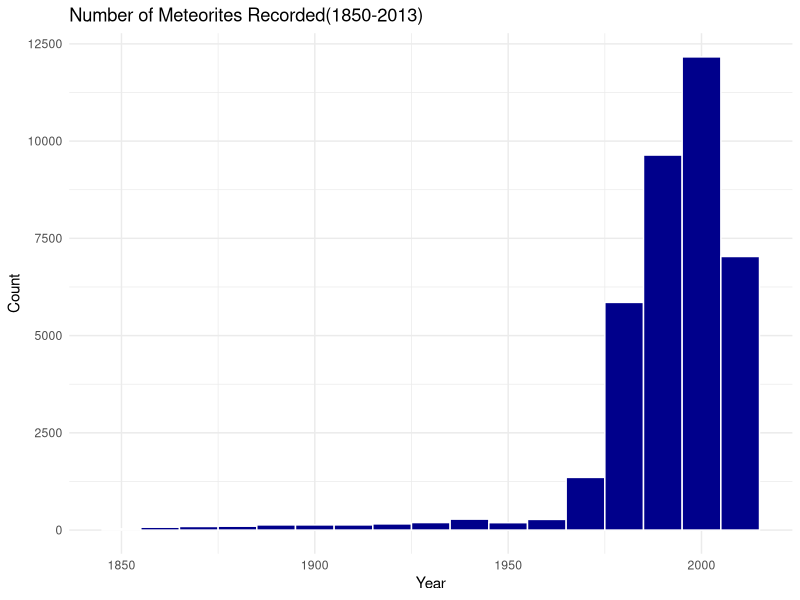
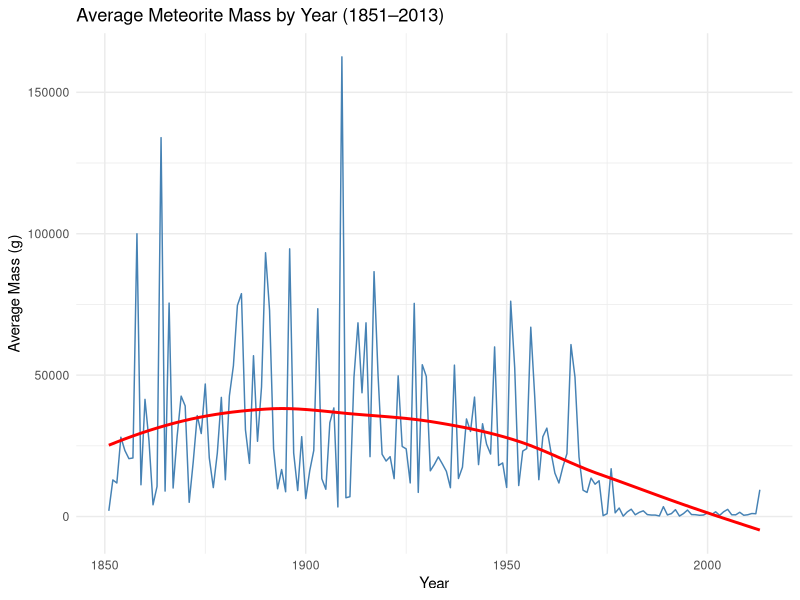
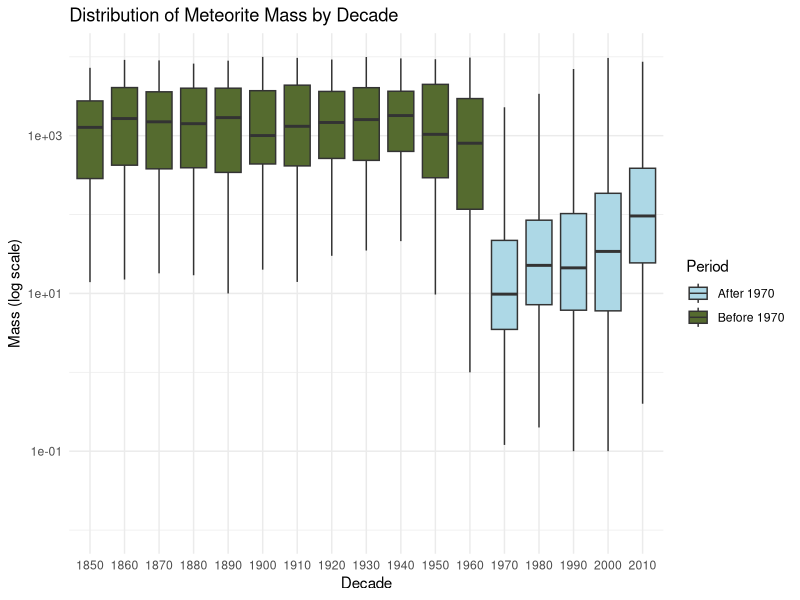
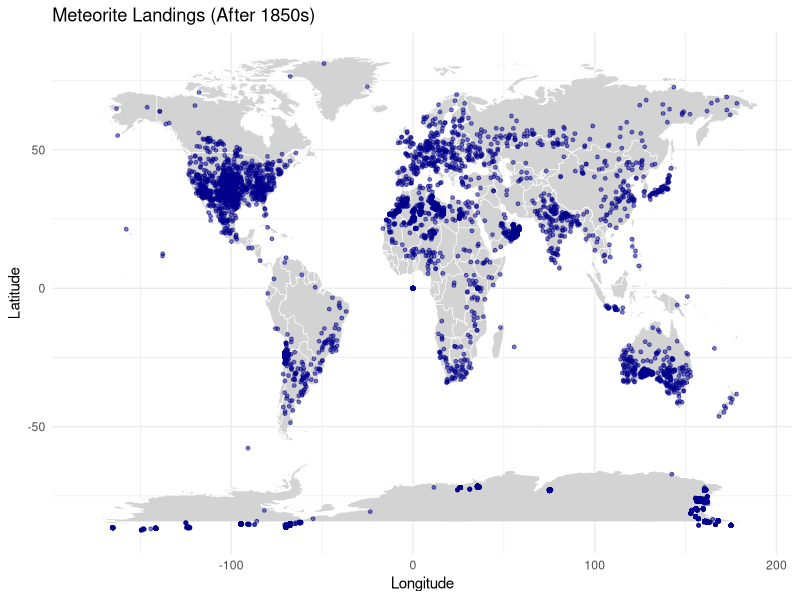
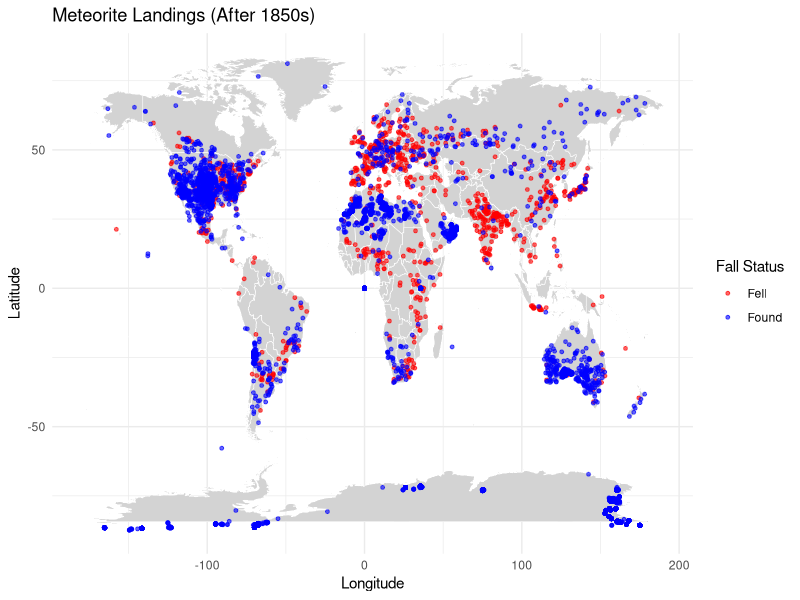

The R source for these figures, in order:
## ---- chunk 1
knitr::opts_chunk$set(echo = TRUE)
## ---- chunk 2
library(tidyverse)
library(ggplot2)
library(maps)
library(dplyr)
## ---- chunk 3
setwd("~/DATA 205/data")
meteorite1 <- read.csv('meteorite1_cleaned.csv')
## ---- chunk 4
ggplot(meteorite1, aes(x = year)) + # visualizing meteorite count over years
  geom_histogram(binwidth = 10, fill = "darkblue", color = "white") +
  labs(title = "Number of Meteorites Recorded(1850-2013)",
       x = "Year", y = "Count") +
  theme_minimal()
## ---- chunk 5
mass_by_year <- meteorite1 %>%
  group_by(year) %>%
  summarize(avg_mass = mean(mass, na.rm = TRUE)) %>%
  arrange(year)

# Time series plot with a smoothed trend line
ggplot(mass_by_year, aes(x = year, y = avg_mass)) +
  geom_line(color = "steelblue") +
  geom_smooth(method = "loess", color = "red", se = FALSE) +
  labs(title = "Average Meteorite Mass by Year (1851–2013)",
       x = "Year", y = "Average Mass (g)") +
  theme_minimal()
## ---- chunk 6
mass_year <- meteorite1 |>
  filter(mass < 10000) # adjusting to visualize better
mass_year$decade <- floor(as.numeric(mass_year$year) / 10) * 10  # turning year into decade

# creating new column to mark the change
mass_year <- mass_year %>%
  mutate(period = case_when(
    decade < 1970 ~ "Before 1970",
    decade >= 1970 ~ "After 1970"
  ))

ggplot(mass_year, aes(x = factor(decade), y = mass, fill = period)) +
  geom_boxplot(outlier.shape = NA) +
  scale_y_log10() +
  scale_fill_manual(values = c("Before 1970" = "darkolivegreen", "After 1970" = "lightblue")) +
  labs(title = "Distribution of Meteorite Mass by Decade",
       x = "Decade", y = "Mass (log scale)", fill = "Period") +
  theme_minimal()
## ---- chunk 7
world_map <- map_data("world")

ggplot() +
  geom_map(data = world_map, map = world_map,
           aes(x = long, y = lat, map_id = region),
           fill = "lightgray", color = "white", size = 0.2) +
  geom_point(data = meteorite1,
             aes(x = reclong, y = reclat),
             color = "darkblue", alpha = 0.5, size = 1) +
  labs(title = "Meteorite Landings (After 1850s)",
       x = "Longitude", y = "Latitude") +
  theme_minimal()
## ---- chunk 8
ggplot() +
  geom_map(data = world_map, map = world_map,
           aes(x = long, y = lat, map_id = region),
           fill = "lightgray", color = "white", size = 0.2) +
  geom_point(data = meteorite1,
             aes(x = reclong, y = reclat, color = fall),
             alpha = 0.6, size = 1) +
  scale_color_manual(values = c("Fell" = "red", "Found" = "blue")) +
  labs(title = "Meteorite Landings (After 1850s)",
       x = "Longitude", y = "Latitude", color = "Fall Status") +
  theme_minimal()
